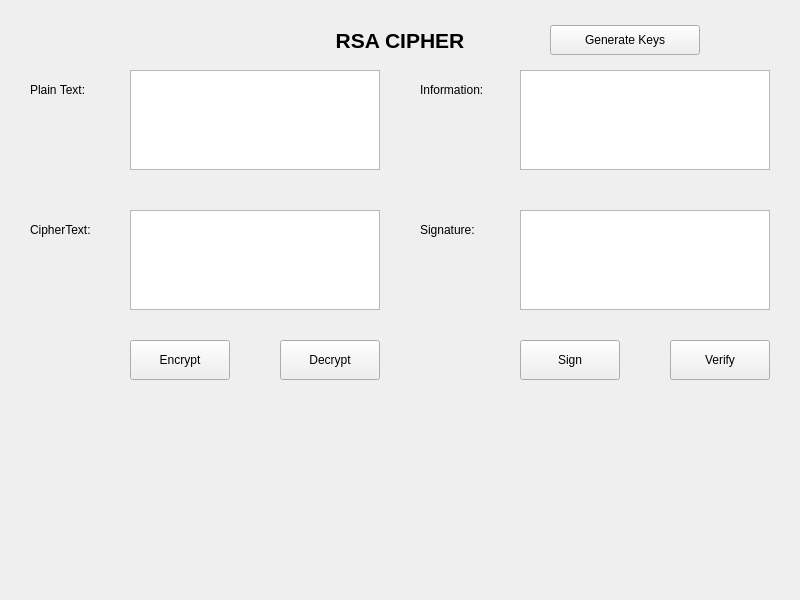
<?xml version="1.0" encoding="UTF-8"?>
<ui version="4.0">
 <class>MainWindow</class>
 <widget class="QMainWindow" name="MainWindow">
  <property name="geometry">
   <rect>
    <x>0</x>
    <y>0</y>
    <width>800</width>
    <height>600</height>
   </rect>
  </property>
  <property name="windowTitle">
   <string>RSA CIPHER</string>
  </property>
  <widget class="QWidget" name="centralwidget">
   <widget class="QLabel" name="label">
    <property name="geometry">
     <rect>
      <x>300</x>
      <y>20</y>
      <width>200</width>
      <height>40</height>
     </rect>
    </property>
    <property name="font">
     <font><pointsize>16</pointsize><weight>75</weight><bold>true</bold></font>
    </property>
    <property name="text"><string>RSA CIPHER</string></property>
    <property name="alignment"><set>Qt::AlignCenter</set></property>
   </widget>

   <widget class="QPushButton" name="btn_gen_keys">
    <property name="geometry"><rect><x>550</x><y>25</y><width>150</width><height>30</height></rect></property>
    <property name="text"><string>Generate Keys</string></property>
   </widget>

   <!-- LEFT SIDE -->
   <widget class="QLabel" name="label_pt">
    <property name="geometry"><rect><x>30</x><y>80</y><width>100</width><height>20</height></rect></property>
    <property name="text"><string>Plain Text:</string></property>
   </widget>
   <widget class="QTextEdit" name="txt_plain_text">
    <property name="geometry"><rect><x>130</x><y>70</y><width>250</width><height>100</height></rect></property>
   </widget>

   <widget class="QLabel" name="label_ct">
    <property name="geometry"><rect><x>30</x><y>220</y><width>100</width><height>20</height></rect></property>
    <property name="text"><string>CipherText:</string></property>
   </widget>
   <widget class="QTextEdit" name="txt_cipher_text">
    <property name="geometry"><rect><x>130</x><y>210</y><width>250</width><height>100</height></rect></property>
   </widget>

   <widget class="QPushButton" name="btn_encrypt">
    <property name="geometry"><rect><x>130</x><y>340</y><width>100</width><height>40</height></rect></property>
    <property name="text"><string>Encrypt</string></property>
   </widget>
   <widget class="QPushButton" name="btn_decrypt">
    <property name="geometry"><rect><x>280</x><y>340</y><width>100</width><height>40</height></rect></property>
    <property name="text"><string>Decrypt</string></property>
   </widget>

   <!-- RIGHT SIDE -->
   <widget class="QLabel" name="label_info">
    <property name="geometry"><rect><x>420</x><y>80</y><width>100</width><height>20</height></rect></property>
    <property name="text"><string>Information:</string></property>
   </widget>
   <widget class="QTextEdit" name="txt_info">
    <property name="geometry"><rect><x>520</x><y>70</y><width>250</width><height>100</height></rect></property>
   </widget>

   <widget class="QLabel" name="label_sign">
    <property name="geometry"><rect><x>420</x><y>220</y><width>100</width><height>20</height></rect></property>
    <property name="text"><string>Signature:</string></property>
   </widget>
   <widget class="QTextEdit" name="txt_sign">
    <property name="geometry"><rect><x>520</x><y>210</y><width>250</width><height>100</height></rect></property>
   </widget>

   <widget class="QPushButton" name="btn_sign">
    <property name="geometry"><rect><x>520</x><y>340</y><width>100</width><height>40</height></rect></property>
    <property name="text"><string>Sign</string></property>
   </widget>
   <widget class="QPushButton" name="btn_verify">
    <property name="geometry"><rect><x>670</x><y>340</y><width>100</width><height>40</height></rect></property>
    <property name="text"><string>Verify</string></property>
   </widget>

  </widget>
 </widget>
 <resources/>
 <connections/>
</ui>
